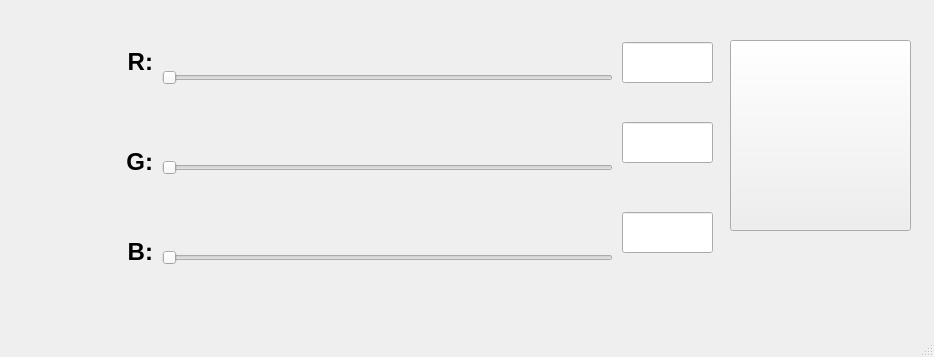
<?xml version="1.0" encoding="UTF-8"?>
<ui version="4.0">
 <class>MainWindow</class>
 <widget class="QMainWindow" name="MainWindow">
  <property name="geometry">
   <rect>
    <x>0</x>
    <y>0</y>
    <width>934</width>
    <height>357</height>
   </rect>
  </property>
  <property name="windowTitle">
   <string>MainWindow</string>
  </property>
  <widget class="QWidget" name="centralwidget">
   <widget class="QLineEdit" name="txt_R">
    <property name="geometry">
     <rect>
      <x>622</x>
      <y>42</y>
      <width>91</width>
      <height>41</height>
     </rect>
    </property>
    <property name="font">
     <font>
      <pointsize>12</pointsize>
      <weight>75</weight>
      <bold>true</bold>
     </font>
    </property>
    <property name="text">
     <string/>
    </property>
    <property name="alignment">
     <set>Qt::AlignCenter</set>
    </property>
   </widget>
   <widget class="QLabel" name="label">
    <property name="geometry">
     <rect>
      <x>12</x>
      <y>42</y>
      <width>141</width>
      <height>41</height>
     </rect>
    </property>
    <property name="text">
     <string>&lt;html&gt;&lt;head/&gt;&lt;body&gt;&lt;p align=&quot;right&quot;&gt;&lt;span style=&quot; font-size:18pt; font-weight:600;&quot;&gt;R:&lt;/span&gt;&lt;/p&gt;&lt;/body&gt;&lt;/html&gt;</string>
    </property>
   </widget>
   <widget class="QSlider" name="hs_R">
    <property name="geometry">
     <rect>
      <x>162</x>
      <y>52</y>
      <width>451</width>
      <height>51</height>
     </rect>
    </property>
    <property name="orientation">
     <enum>Qt::Horizontal</enum>
    </property>
   </widget>
   <widget class="QSlider" name="hs_B">
    <property name="geometry">
     <rect>
      <x>162</x>
      <y>232</y>
      <width>451</width>
      <height>51</height>
     </rect>
    </property>
    <property name="orientation">
     <enum>Qt::Horizontal</enum>
    </property>
   </widget>
   <widget class="QSlider" name="hs_G">
    <property name="geometry">
     <rect>
      <x>162</x>
      <y>142</y>
      <width>451</width>
      <height>51</height>
     </rect>
    </property>
    <property name="orientation">
     <enum>Qt::Horizontal</enum>
    </property>
   </widget>
   <widget class="QLineEdit" name="txt_B">
    <property name="geometry">
     <rect>
      <x>622</x>
      <y>212</y>
      <width>91</width>
      <height>41</height>
     </rect>
    </property>
    <property name="font">
     <font>
      <pointsize>12</pointsize>
      <weight>75</weight>
      <bold>true</bold>
     </font>
    </property>
    <property name="text">
     <string/>
    </property>
    <property name="alignment">
     <set>Qt::AlignCenter</set>
    </property>
   </widget>
   <widget class="QLineEdit" name="txt_G">
    <property name="geometry">
     <rect>
      <x>622</x>
      <y>122</y>
      <width>91</width>
      <height>41</height>
     </rect>
    </property>
    <property name="font">
     <font>
      <pointsize>12</pointsize>
      <weight>75</weight>
      <bold>true</bold>
     </font>
    </property>
    <property name="text">
     <string/>
    </property>
    <property name="alignment">
     <set>Qt::AlignCenter</set>
    </property>
   </widget>
   <widget class="QLabel" name="label_3">
    <property name="geometry">
     <rect>
      <x>12</x>
      <y>232</y>
      <width>141</width>
      <height>41</height>
     </rect>
    </property>
    <property name="text">
     <string>&lt;html&gt;&lt;head/&gt;&lt;body&gt;&lt;p align=&quot;right&quot;&gt;&lt;span style=&quot; font-size:18pt; font-weight:600;&quot;&gt;B:&lt;/span&gt;&lt;/p&gt;&lt;/body&gt;&lt;/html&gt;</string>
    </property>
   </widget>
   <widget class="QLabel" name="label_5">
    <property name="geometry">
     <rect>
      <x>12</x>
      <y>142</y>
      <width>141</width>
      <height>41</height>
     </rect>
    </property>
    <property name="text">
     <string>&lt;html&gt;&lt;head/&gt;&lt;body&gt;&lt;p align=&quot;right&quot;&gt;&lt;span style=&quot; font-size:18pt; font-weight:600;&quot;&gt;G:&lt;/span&gt;&lt;/p&gt;&lt;/body&gt;&lt;/html&gt;</string>
    </property>
   </widget>
   <widget class="QPushButton" name="btn_color">
    <property name="geometry">
     <rect>
      <x>730</x>
      <y>40</y>
      <width>181</width>
      <height>191</height>
     </rect>
    </property>
    <property name="text">
     <string/>
    </property>
   </widget>
  </widget>
  <widget class="QMenuBar" name="menubar">
   <property name="geometry">
    <rect>
     <x>0</x>
     <y>0</y>
     <width>934</width>
     <height>24</height>
    </rect>
   </property>
  </widget>
  <widget class="QStatusBar" name="statusbar"/>
 </widget>
 <resources/>
 <connections/>
</ui>
